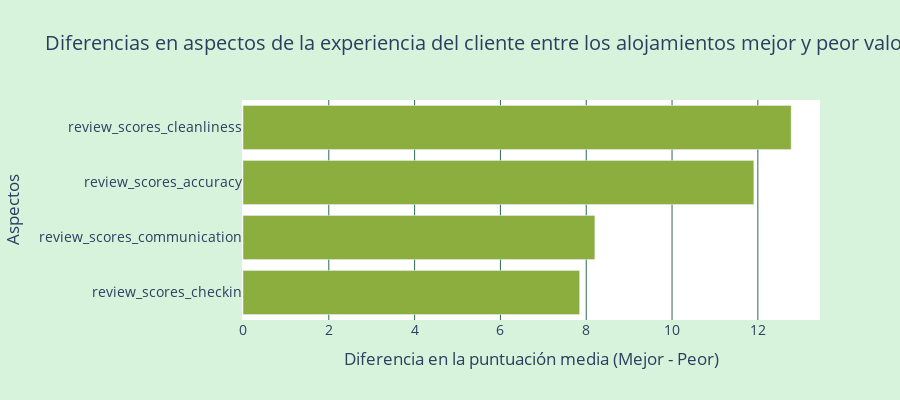

Write notebook code for a chart like this one.
### Code cell
#Análisis comparativo de diferencias en aspectos clave de la experiencia del cliente entre alojamientos mejor y peor valorados según percentiles 90 y 10


# Seleccionamos solo las columnas que nos interesan
cols = [
    'review_scores_rating',
    'review_scores_accuracy',
    'review_scores_cleanliness',
    'review_scores_checkin',
    'review_scores_communication'
]
df = df_cl[cols].dropna()

# Definimos los umbrales alto y bajo para la puntuación general
high_threshold = df['review_scores_rating'].quantile(0.75)  # Percentil 75
low_threshold = df['review_scores_rating'].quantile(0.25)   # Percentil 25

# Dividimos el DataFrame en dos grupos: los mejores y los peores según la puntuación general
top = df[df['review_scores_rating'] >= high_threshold]
bottom = df[df['review_scores_rating'] <= low_threshold]

# Calculamos la media de las puntuaciones de diferentes aspectos de la experiencia para cada grupo
aspects = ['review_scores_accuracy', 'review_scores_cleanliness', 'review_scores_checkin', 'review_scores_communication']
top_means = top[aspects].mean()
bottom_means = bottom[aspects].mean()

# Calculamos las diferencias de puntuación media entre el grupo superior e inferior
differences = (top_means - bottom_means).sort_values()

# Creamos un gráfico de barras horizontal con Plotly para mostrar las diferencias
fig = go.Figure(go.Bar(
    x=differences.values,
    y=differences.index,
    orientation='h',
    marker=dict(
        color='#8BAE3F'  # Color verde lima
    )
))

# Configuramos el diseño del gráfico
fig.update_layout(
    title='Diferencias en aspectos de la experiencia del cliente\nentre los alojamientos mejor y peor valorados',
    xaxis_title='Diferencia en la puntuación media (Mejor - Peor)',
    yaxis_title='Aspectos',
    plot_bgcolor='white',
    font=dict(size=14),
    xaxis=dict(showgrid=True, gridcolor='#2D6A4F'),  # Verde oscuro para la grilla
    yaxis=dict(showgrid=False),
    height=400
)

fig.update_layout(paper_bgcolor="#D8F3DC")
fig.show()

### Figure 1 — Plotly figure (JSON) as saved in the notebook; plotly's stock layout.template omitted (floating-point values rounded to 4 significant figures)
{"data": [{"marker": {"color": "#8BAE3F"}, "orientation": "h", "type": "bar", "x": [7.845, 8.201, 11.91, 12.78], "y": ["review_scores_checkin", "review_scores_communication", "review_scores_accuracy", "review_scores_cleanliness"]}], "layout": {"font": {"size": 14}, "height": 400, "paper_bgcolor": "#D8F3DC", "plot_bgcolor": "white", "title": {"text": "Diferencias en aspectos de la experiencia del cliente\nentre los alojamientos mejor y peor valorados"}, "xaxis": {"gridcolor": "#2D6A4F", "showgrid": true, "title": {"text": "Diferencia en la puntuación media (Mejor - Peor)"}}, "yaxis": {"showgrid": false, "title": {"text": "Aspectos"}}}}
